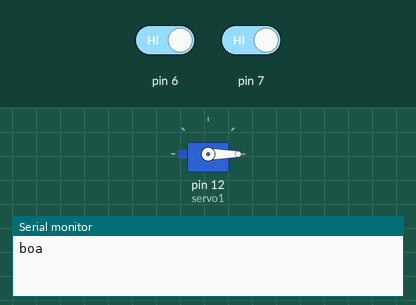
Recording of a program running on a simulated Arduino Mega 2560, built with avr-gcc and run on an emulated ATmega2560. Shown: servo, the last lines printed to the serial monitor. Inputs (shaded band) come from the test bench; at power-on: pin 7 HIGH, pin 6 HIGH.

Above: at 1.2 s.
1.3 s: pin 7 driven LOW
At 4.0 s:
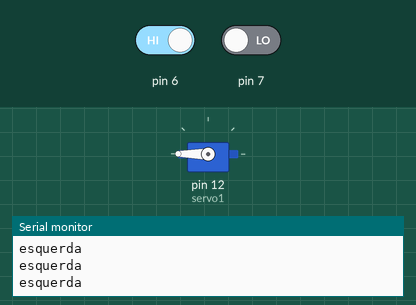
4.3 s: pin 6 driven LOW
5.8 s: pin 7 driven HIGH
At 7.91 s:
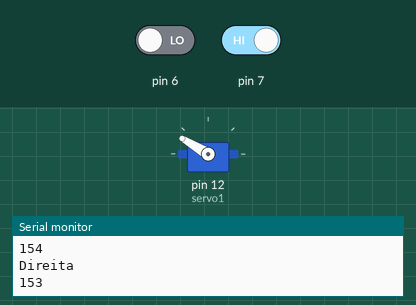
8.8 s: pin 6 driven HIGH and pin 7 driven LOW
11.8 s: pin 6 driven LOW
At 12.5 s:
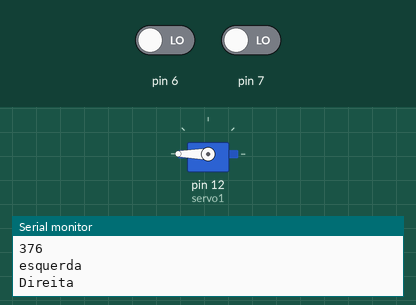
Timing chart, 0 to 14.8 s (numbered marks = the images above; inputs shaded):
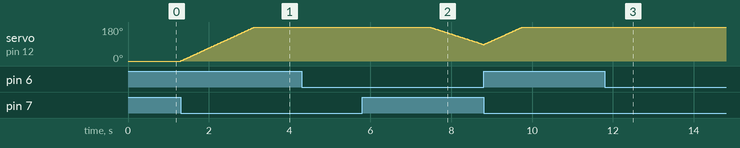

The program:

main.cpp
```cpp
#include <Arduino.h>
#include <Servo.h>

int btnState1 = 0;
int btnState2 = 0;

Servo servo1;

int servoN=0;
void setup() {
  // put your setup code here, to run once:
  pinMode(7,INPUT);
  pinMode(6,INPUT);

  servo1.attach(12);

  Serial.begin(9600);
  Serial.println("boa");


  servo1.write(servoN);
}

void loop() {

btnState1 = digitalRead(7);
  btnState2 = digitalRead(6);

  if(btnState1==0){
    Serial.println("esquerda");
servoN=servoN+1;
    servo1.write(servoN);
  }else
  {


  }
  if(btnState2==0){
    Serial.println("Direita");
servoN=servoN-1;
    servo1.write(servoN);
    Serial.println(servoN);

  }else
  {


  }
   delay(10);

}
```

Measured:
- after the input at 1.3 s, servo on pin 12 (servo1): moves from 0° to 180° over 1.8 s, starting at once
- after the input at 5.8 s, servo on pin 12 (servo1): moves from 180° to 87° over 1.3 s, starting after 1.7 s
- after the input at 11.8 s, servo on pin 12 (servo1): stops changing and stays 180°
